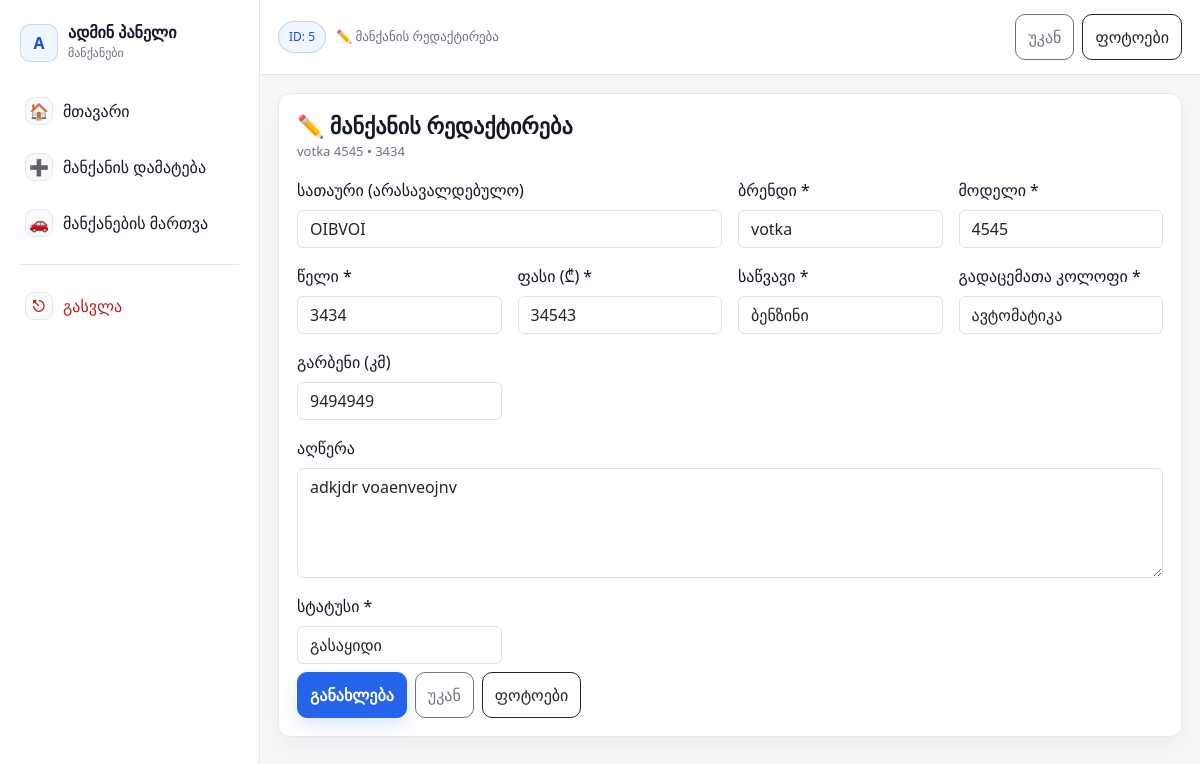
The page /admin/cars-edit.php?id=5 (signed in) on the database its author committed.
### tables this page shows
CREATE TABLE IF NOT EXISTS `car_main` (
  `id` int NOT NULL AUTO_INCREMENT,
  `title` varchar(255) DEFAULT NULL,
  `brand` varchar(100) DEFAULT NULL,
  `model` varchar(100) DEFAULT NULL,
  `year` int DEFAULT NULL,
  `price` int DEFAULT NULL,
  `fuel` varchar(50) DEFAULT NULL,
  `gearbox` varchar(50) DEFAULT NULL,
  `mileage` int DEFAULT NULL,
  `description` text,
  `status` enum('available','sold') NOT NULL DEFAULT 'available',
  `created_at` timestamp NULL DEFAULT CURRENT_TIMESTAMP,
  `title_ka` text,
  `title_en` text,
  `title_ru` text,
  `description_ka` longtext,
  `description_en` longtext,
  `description_ru` longtext,
  PRIMARY KEY (`id`)
);

### public_html/admin/cars-edit.php (the view, shortened to what this page needs)
<?php
require __DIR__ . "/config/db.php";
$id = (int) ($_GET["id"] ?? 0);
$stmt = $pdo->prepare("SELECT * FROM car_main WHERE id = ? LIMIT 1");
$stmt->execute([$id]);
$car = $stmt->fetch(PDO::FETCH_ASSOC);
?>
<!doctype html>
<html lang="ka">
<head>
  <link rel="stylesheet" href="https://cdn.jsdelivr.net/npm/bootstrap@5.3.3/dist/css/bootstrap.min.css">
  <link rel="stylesheet" href="../assets/css/admin.css">
</head>
<body class="admin">
  <aside class="admin-sidebar">
    <div class="admin-sidebar__brand">
      <div class="admin-sidebar__logo">A</div>
      <div>
        <div class="admin-sidebar__title">ადმინ პანელი</div>
        <div class="admin-sidebar__subtitle">მანქანები</div>
      </div>
    </div>
    <nav class="admin-nav">
      <a class="admin-nav__link" href="dashboard.php"><span class="admin-nav__icon">🏠</span> მთავარი</a>
      <a class="admin-nav__link" href="cars-add.php"><span class="admin-nav__icon">➕</span> მანქანის დამატება</a>
      <a class="admin-nav__link" href="cars-manage.php"><span class="admin-nav__icon">🚗</span> მანქანების მართვა</a>
      <div class="admin-nav__sep"></div>
      <a class="admin-nav__link admin-nav__link--danger" href="logout.php"><span class="admin-nav__icon">⎋</span> გასვლა</a>
    </nav>
  </aside>
  <div class="admin-main">
    <header class="admin-topbar">
      <div class="admin-topbar__left">
        <div class="admin-topbar__badge">ID: <?= (int) $car["id"] ?></div>
        <div class="admin-topbar__hint">✏️ მანქანის რედაქტირება</div>
      </div>
      <div class="admin-topbar__right d-flex gap-2">
        <a class="btn btn-outline-secondary admin-btn-soft" href="cars-manage.php">უკან</a>
        <a class="btn btn-outline-dark admin-btn-soft" href="car-photos.php?id=<?= (int) $car["id"] ?>">ფოტოები</a>
      </div>
    </header>
    <main class="admin-content">
      <div class="admin-card">
        <div class="d-flex align-items-center justify-content-between flex-wrap gap-2 mb-3">
          <div>
            <h2 class="admin-h2 mb-1">✏️ მანქანის რედაქტირება</h2>
            <div class="admin-muted">
              <?= htmlspecialchars(($car["brand"] ?? "") . " " . ($car["model"] ?? "") . " • " . (int)($car["year"] ?? 0)) ?>
            </div>
          </div>
        </div>
        <form method="post" class="row g-3 admin-form">
          <div class="col-md-6">
            <label class="form-label">სათაური (არასავალდებულო)</label>
            <input
              name="title"
              class="form-control"
              value="<?= htmlspecialchars($car["title"] ?? "") ?>"
              placeholder="მაგ: Volvo FH16 2022"
            >
          </div>
          <div class="col-md-3">
            <label class="form-label">ბრენდი *</label>
            <input
              name="brand"
              class="form-control"
              required
              value="<?= htmlspecialchars($car["brand"] ?? "") ?>"
              placeholder="Volvo"
            >
          </div>
          <div class="col-md-3">
            <label class="form-label">მოდელი *</label>
            <input
              name="model"
              class="form-control"
              required
              value="<?= htmlspecialchars($car["model"] ?? "") ?>"
              placeholder="FH16"
            >
          </div>
          <div class="col-md-3">
            <label class="form-label">წელი *</label>
            <input
              name="year"
              type="number"
              class="form-control"
              required
              value="<?= (int) ($car["year"] ?? 0) ?>"
            >
          </div>
          <div class="col-md-3">
            <label class="form-label">ფასი (₾) *</label>
            <input
              name="price"
              type="number"
              class="form-control"
              required
              value="<?= (int) ($car["price"] ?? 0) ?>"
            >
          </div>
          <div class="col-md-3">
            <label class="form-label">საწვავი *</label>
            <?php $fuelVal = (string) ($car["fuel"] ?? ""); ?>
            <select name="fuel" class="form-select" required>
              <option <?= $fuelVal === "ბენზინი" ? "selected" : "" ?>>ბენზინი</option>
            </select>
          </div>
          <div class="col-md-3">
            <label class="form-label">გადაცემათა კოლოფი *</label>
            <?php $gearVal = (string) ($car["gearbox"] ?? ""); ?>
            <select name="gearbox" class="form-select" required>
              <option <?= $gearVal === "ავტომატიკა" ? "selected" : "" ?>>ავტომატიკა</option>
            </select>
          </div>
          <div class="col-md-3">
            <label class="form-label">გარბენი (კმ)</label>
            <input
              name="mileage"
              type="number"
              class="form-control"
              value="<?= (int) ($car["mileage"] ?? 0) ?>"
              placeholder="120000"
            >
          </div>
          <div class="col-12">
            <label class="form-label">აღწერა</label>
            <textarea
              name="description"
              rows="4"
              class="form-control"
              placeholder="აღწერა..."
            ><?= htmlspecialchars($car["description"] ?? "") ?></textarea>
          </div>
          <div class="col-md-3">
            <label class="form-label">სტატუსი *</label>
            <?php $statusVal = (string) ($car["status"] ?? "available"); ?>
            <select name="status" class="form-select" required>
              <option value="available" <?= $statusVal === "available" ? "selected" : "" ?>>გასაყიდი</option>
            </select>
          </div>
          <div class="col-12 d-flex flex-wrap gap-2 mt-2">
            <button class="btn btn-primary admin-btn" type="submit">განახლება</button>
            <a class="btn btn-outline-secondary admin-btn-soft" href="cars-manage.php">უკან</a>
            <a class="btn btn-outline-dark admin-btn-soft" href="car-photos.php?id=<?= (int) $car["id"] ?>">ფოტოები</a>
          </div>
        </form>
      </div>
    </main>
  </div>
</body>
</html>

### public_html/assets/css/admin.css (style rules this page uses)
:root { --admin-primary: #2563eb; --admin-primary-700: #1d4ed8; --admin-bg: #f6f7f8; --admin-card: #ffffff; --admin-border: #e5e7eb; --admin-text: #111827; --admin-muted: #6b7280; --admin-radius: 12px; --bs-primary: var(--admin-primary); --bs-primary-rgb: 37,99,235; }
body { background: var(--admin-bg); color: var(--admin-text); }
.admin { min-height: 100vh; display: grid; grid-template-columns: 260px 1fr; }
.admin-sidebar { background: #fff; border-right: 1px solid var(--admin-border); padding: 18px 14px; }
.admin-main { min-width: 0; }
.admin-topbar { background: #fff; border-bottom: 1px solid var(--admin-border); padding: 14px 18px; display:flex; align-items:center; justify-content: space-between; gap: 12px; }
.admin-content { padding: 18px; }
.admin-card { background: var(--admin-card); border: 1px solid var(--admin-border); border-radius: var(--admin-radius); box-shadow: 0 10px 20px rgba(0,0,0,.04); padding: 18px; }
.admin-h2 { font-size: 22px; font-weight: 800; }
.admin-muted { color: var(--admin-muted); font-size: 13px; }
.admin-sidebar__brand { display:flex; align-items:center; gap: 10px; padding: 6px 6px 14px 6px; }
.admin-sidebar__logo { width: 38px; height: 38px; border-radius: 10px; background: #eff6ff; border: 1px solid rgba(37,99,235,.20); display:flex; align-items:center; justify-content:center; font-weight: 900; color: var(--admin-primary-700); }
.admin-sidebar__title { font-weight: 900; line-height: 1.1; }
.admin-sidebar__subtitle { font-size: 12px; color: var(--admin-muted); margin-top: 2px; }
.admin-nav { display:flex; flex-direction: column; gap: 6px; margin-top: 10px; }
.admin-nav__link { text-decoration:none; color: #111827; border: 1px solid transparent; border-radius: 10px; padding: 10px 10px; display:flex; align-items:center; gap: 10px; transition: background .15s ease, border-color .15s ease, transform .05s ease; }
.admin-nav__icon { width: 28px; height: 28px; border-radius: 9px; background: #f9fafb; border: 1px solid var(--admin-border); display:flex; align-items:center; justify-content:center; }
.admin-nav__sep { height: 1px; background: var(--admin-border); margin: 10px 6px; }
.admin-nav__link--danger { color: #b91c1c; }
.admin-topbar__left { display:flex; align-items:center; gap: 10px; flex-wrap: wrap; }
.admin-topbar__badge { font-size: 12px; color: var(--admin-primary-700); background: #eff6ff; border: 1px solid rgba(37,99,235,.25); padding: 6px 10px; border-radius: 999px; }
.admin-topbar__hint { color: var(--admin-muted); font-size: 13px; }
.admin-btn { border-radius: 10px !important; font-weight: 800; padding: 10px 12px; box-shadow: 0 8px 16px rgba(37,99,235,.14); }
.btn-primary { background: var(--admin-primary) !important; border-color: var(--admin-primary) !important; }
.admin-btn-soft { border-radius: 10px !important; padding: 10px 12px; }
.admin-btn { border-radius: 10px !important; font-weight: 800; padding: 10px 12px; }
.admin-form .form-control, .admin-form .form-select { background: #fff !important; }

### rows shown on the page
car_main: id "5", brand+model+year "votka 4545 • 3434", title "OIBVOI", brand "votka", model "4545", year "3434", price "34543", fuel "ბენზინი", gearbox "ავტომატიკა", mileage "9494949", description "adkjdr voaenveojnv", status "გასაყიდი"
